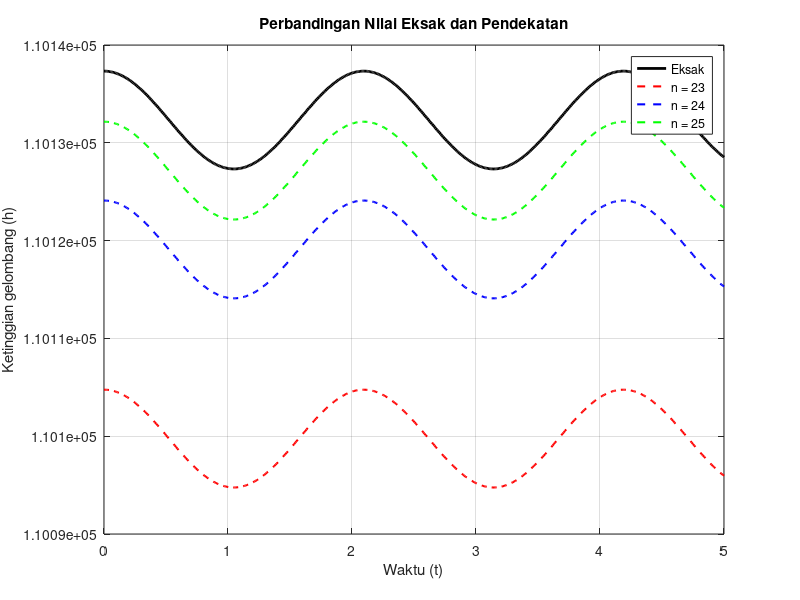

Reproduce this figure in MATLAB.
%L0325025_FIRLISYAWALA

function Kasus1
    clc;
    clear;
    close all;

    % Parameter sesuai soal
    lambda = 12;
    v = 36;
    x = 10;
    h0 = 5;
    t = linspace(0,5,500);
    n = [23 24 25];

    % Nilai eksak
    h_eksak = hitungNilaiEksak(t, lambda, v, x, h0);

    % Menghitung galat
    galat_rerata = zeros(size(n));
    galat_persen = zeros(size(n));

    fprintf('HASIL PERBANDINGAN NILAI EKSAK DAN PENDEKATAN\n');
    fprintf('Toleransi galat relatif rata-rata = 1%%\n\n');

    for k = 1:length(n)
        h_approx = hitungPendekatan(t, lambda, v, x, h0, n(k));

        galat = abs(h_eksak - h_approx);
        galat_rerata(k) = mean(galat);

        galat_relatif = galat ./ abs(h_eksak) * 100;
        galat_persen(k) = mean(galat_relatif);

        fprintf('n = %d\n', n(k));
        fprintf('Rerata galat mutlak = %.10f\n', ...
            galat_rerata(k));
        fprintf('Rerata galat relatif = %.6f%%\n', ...
            galat_persen(k));

        if galat_persen(k) <= 1
            fprintf('Kesimpulan: memenuhi toleransi 1%%.\n\n');
        else
            fprintf('Kesimpulan: tidak memenuhi toleransi 1%%.\n\n');
        end
    end

    tampilkanHasil(t, h_eksak, lambda, v, x, h0, n);
end

function h = hitungNilaiEksak(t, lambda, v, x, h0)
    h = h0 * (cos(t*v/lambda) + exp(x));
end

function h = hitungPendekatan(t, lambda, v, x, h0, n)
    z = t*v/lambda;
    deret_cos = zeros(size(t));
    deret_exp = 0;

    % Deret Taylor untuk cos(z) dan exp(x)
    for i = 0:n-1
        deret_cos = deret_cos + ...
            ((-1)^i .* z.^(2*i)) ./ factorial(2*i);

        deret_exp = deret_exp + x^i/factorial(i);
    end

    h = h0 * (deret_cos + deret_exp);
end

function tampilkanHasil(t, h_eksak, lambda, v, x, h0, n)
    figure;
    plot(t, h_eksak, 'k', 'LineWidth', 2);
    hold on;

    warna = {'r--', 'b--', 'g--'};

    for k = 1:length(n)
        h = hitungPendekatan(t, lambda, v, x, h0, n(k));
        plot(t, h, warna{k}, 'LineWidth', 1.5);
    end

    grid on;
    xlabel('Waktu (t)');
    ylabel('Ketinggian gelombang (h)');
    title('Perbandingan Nilai Eksak dan Pendekatan');
    legend('Eksak', 'n = 23', 'n = 24', ...
        'n = 25', 'Location', 'best');

    hold off;
end
